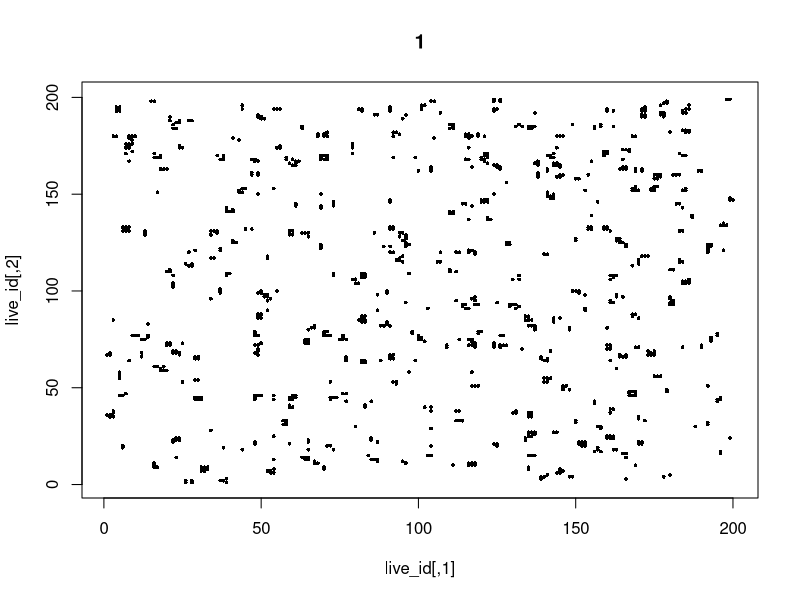
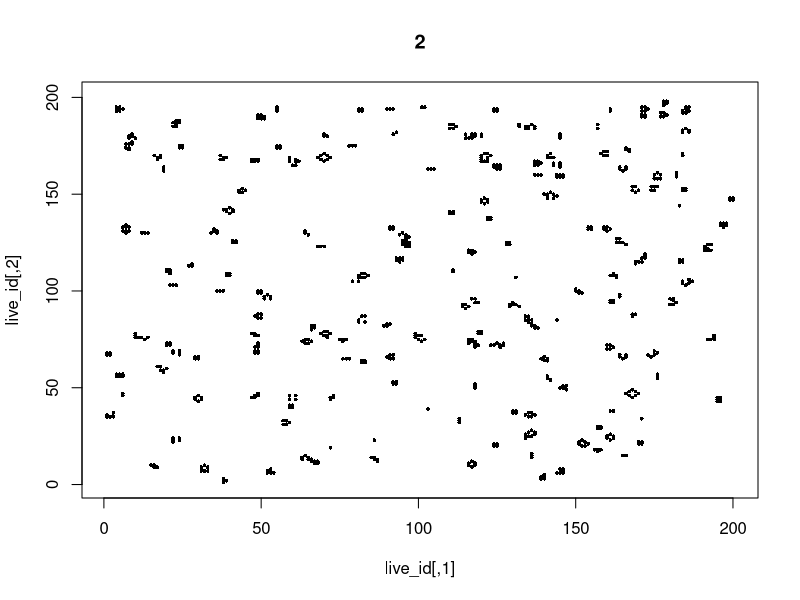
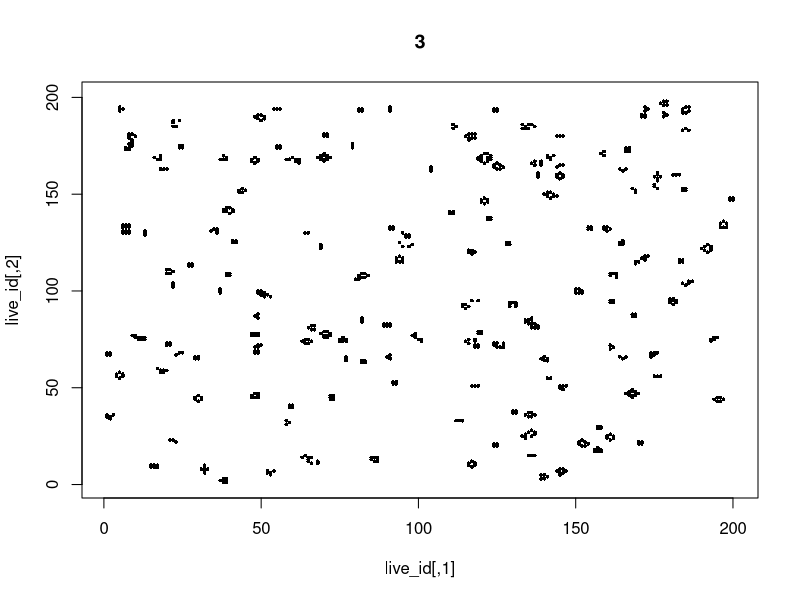
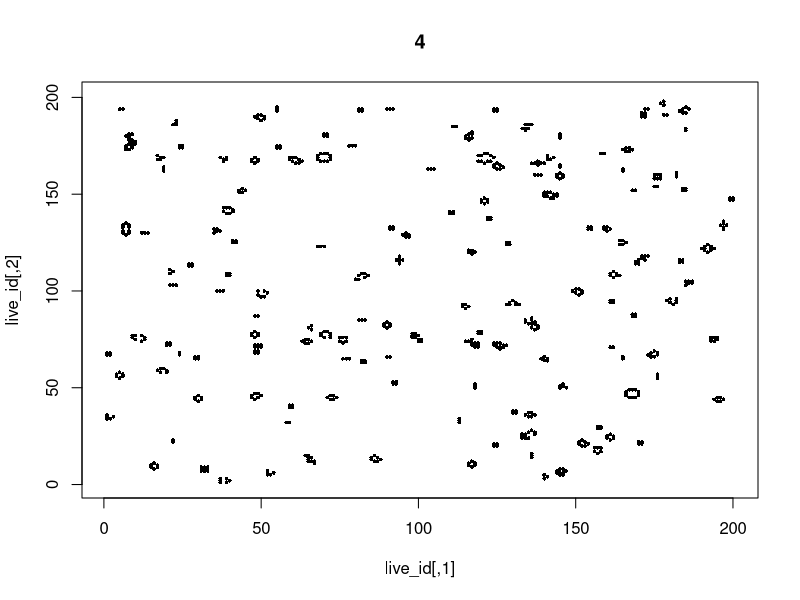
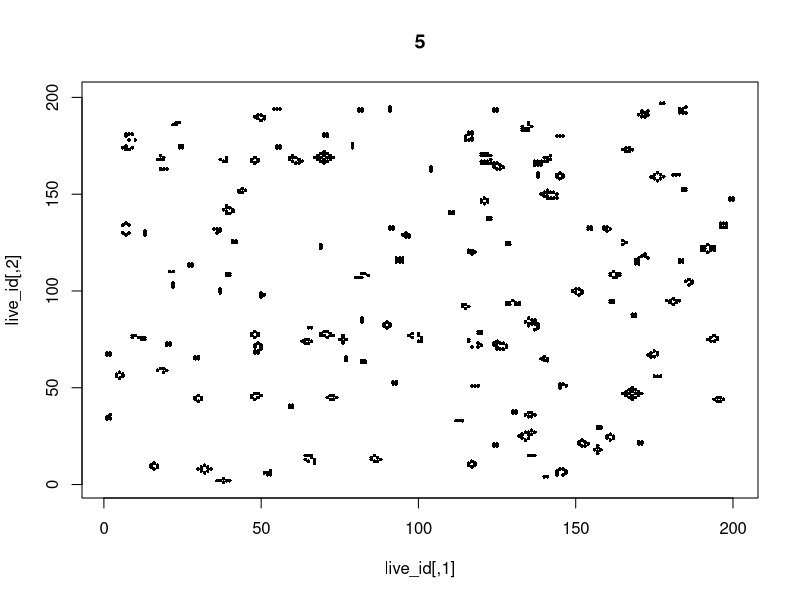
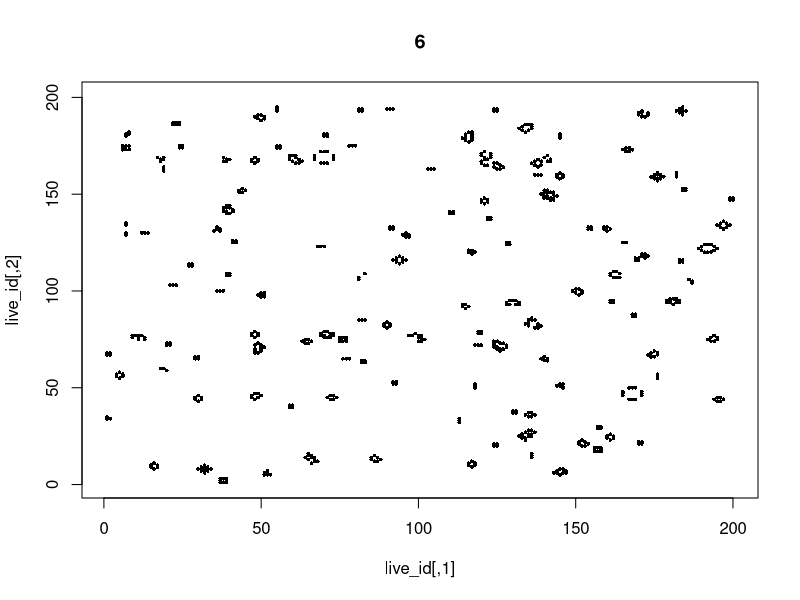
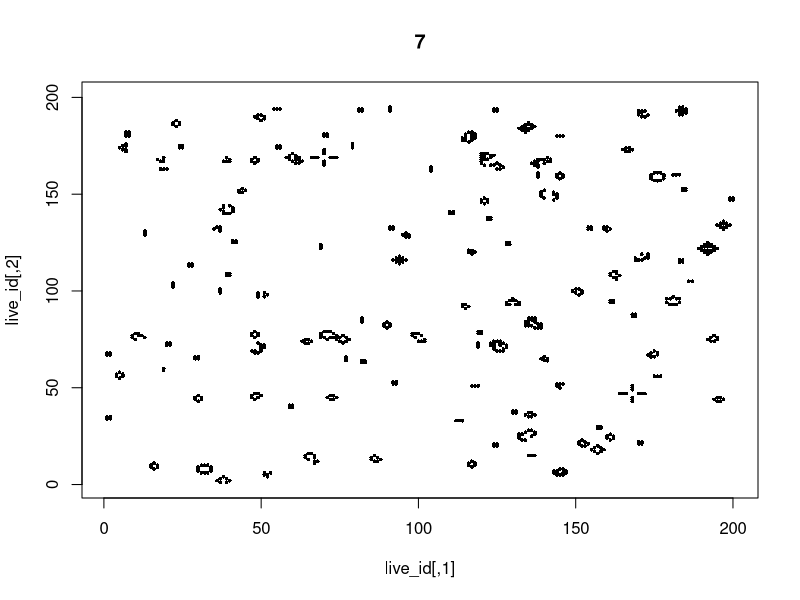
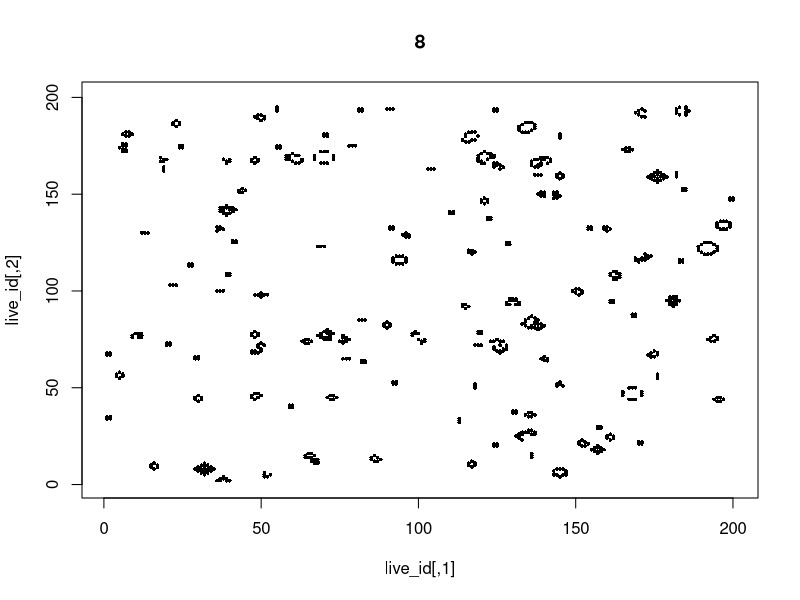

Here is the R script that generated these plots, in order: (Note: this script raises an error after producing the figures.)
slide <- 200
CA <- matrix(0,slide,slide)
set.seed(1234)
n=3000
init_life <- cbind(sample(1:slide,n,replace = T),sample(1:slide,n,replace = T))
#init_life <- matrix(c(2,3,2,3,3,3,2,2),ncol = 2)
#apply(init_life, 1, function(x) {CA[x[1],x[2]] <<- 1}) 
live_id <- (init_life)
for (k in 1:5000) {
  print(k)
  live_id<- t(live_id)
  test_id <- cbind(live_id+c(0,0),
                   live_id+c(1,0),
                   live_id+c(1,1),
                   live_id+c(1,-1),
                   live_id+c(0,1),
                   live_id+c(0,-1),
                   live_id+c(-1,0),
                   live_id+c(-1,1),
                   live_id+c(-1,-1))
  test_id <- test_id[,test_id[1,]>0]
  test_id <- test_id[,test_id[2,]>0]
  test_id <- test_id[,test_id[1,]<=slide]
  test_id <- test_id[,test_id[2,]<=slide]
  test_id <- (unique(t(test_id)))
  live_id<- t(live_id)
  #x <- test_id[1,]
  live_partner <- apply(test_id,1, function(x){
    length(which( (abs(live_id[,1]-x[1])==0 & abs(live_id[,2]-x[2])==1) |
                    (abs(live_id[,1]-x[1])==1 & abs(live_id[,2]-x[2])==0) |
                    (abs(live_id[,1]-x[1])==1 & abs(live_id[,2]-x[2])==1) ))
  } 
  )
  
  part1 <- test_id[which(live_partner ==3),]
  part2 <- test_id[which(live_partner[1:nrow(live_id)] ==2),]
  live_id <- unique(rbind(part1,
                          part2))
  png(paste0('./CA/',k,'.png'))
  plot(live_id,pch=16,cex=0.5,xlim=c(1,slide),ylim=c(1,slide),main=k)
  dev.off()
  Sys.sleep(0.5)
  # 
  # dim(live_id)
  # library(Matrix)
  # A <- sparseMatrix(i = live_id[,1],j =  live_id[,2], x = rep(1,nrow(live_id)))   
  # heatmap(as.matrix(A), Rowv = NA, Colv = NA,main=k)
}
